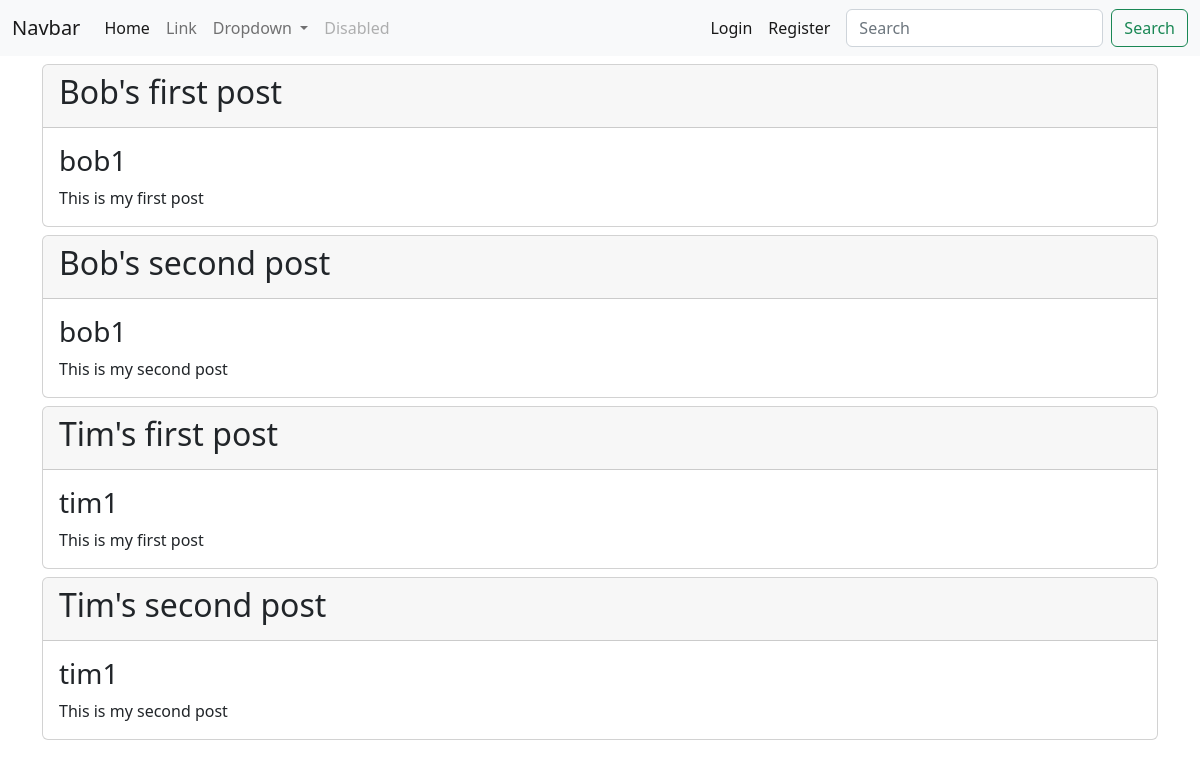
The page / on the database its author committed.
### blog/models.py (models this page shows)
class Post(models.Model):
    title = models.CharField(max_length=256)
    content = models.TextField()
    date_posted = models.DateTimeField()
    author = models.ForeignKey(User, on_delete=models.CASCADE)

### blog/views.py (the view)
# urls.py: path('', views.home, name='blog-home'),
def home(request):
    posts = Post.objects.all()
    context = {
        'posts': posts
    }
    return render(request, 'blog/home.html', context)

### blog/templates/blog/home.html
{% extends 'blog/base.html' %}
{% block content %}
    <div class="container">
        {% for post in posts %}
            <div class="card mt-2 mb-2">
                <div class="card-header">
                    <h2>{{ post.title }}</h1>
                </div>
                <div class="card-body">
                    <h3>{{ post.author }}</h1>
                    <p class="mb-0">{{ post.content }}</p>
                </div>
            </div>
        {% endfor %}
    </div>
{% endblock content %}

### blog/templates/blog/base.html (shortened to what this page needs)
<!DOCTYPE html>
<html lang="en">
<head>
    <link href="https://cdn.jsdelivr.net/npm/bootstrap@5.2.2/dist/css/bootstrap.min.css" rel="stylesheet">
</head>
<body>
    <nav class="navbar navbar-expand-lg bg-light">
        <div class="container-fluid">
            <a class="navbar-brand" href="#">Navbar</a>
            <div class="collapse navbar-collapse" id="navbarSupportedContent">
                <ul class="navbar-nav me-auto mb-2 mb-lg-0">
                    <li class="nav-item">
                        <a class="nav-link active" aria-current="page" href="{% url 'blog-home' %}">Home</a>
                    </li>
                    <li class="nav-item">
                        <a class="nav-link" href="#">Link</a>
                    </li>
                    <li class="nav-item dropdown">
                        <a class="nav-link dropdown-toggle" href="#" role="button" data-bs-toggle="dropdown" aria-expanded="false">
                        Dropdown
                        </a>
                    </li>
                    <li class="nav-item">
                        <a class="nav-link disabled">Disabled</a>
                    </li>
                </ul>
                <ul class="navbar-nav me-2 mb-2 mb-lg-0">
                    {% if user.is_authenticated %}
                    <li class="nav-item">
                        <a class="nav-link active" href="{% url 'profile' %}">Profile</a>
                    </li>
                    <li class="nav-item">
                        <a class="nav-link active" href="{% url 'logout' %}">Logout</a>
                    </li>
                    <li class="nav-item">
                        <a class="nav-link active" href="{% url 'post-create' %}">Post</a>
                    </li>
                    {% else %}
                    <li class="nav-item">
                        <a class="nav-link active" href="{% url 'login' %}">Login</a>
                    </li>
                    <li class="nav-item">
                        <a class="nav-link active" href="{% url 'register' %}">Register</a>
                    </li>
                    {% endif %}
                </ul>
                <form class="d-flex" role="search">
                    <input class="form-control me-2" type="search" placeholder="Search" aria-label="Search">
                    <button class="btn btn-outline-success" type="submit">Search</button>
                </form>
            </div>
        </div>
    </nav>
    {% block content %}
    {% endblock content %}
    <script src="https://cdn.jsdelivr.net/npm/bootstrap@5.2.2/dist/js/bootstrap.min.js"></script></body>
</html>

### rows shown on the page
Post: title "Bob's first post", author "bob1", content "This is my first post"
Post: title "Bob's second post", author "bob1", content "This is my second post"
Post: title "Tim's first post", author "tim1", content "This is my first post"
Post: title "Tim's second post", author "tim1", content "This is my second post"
